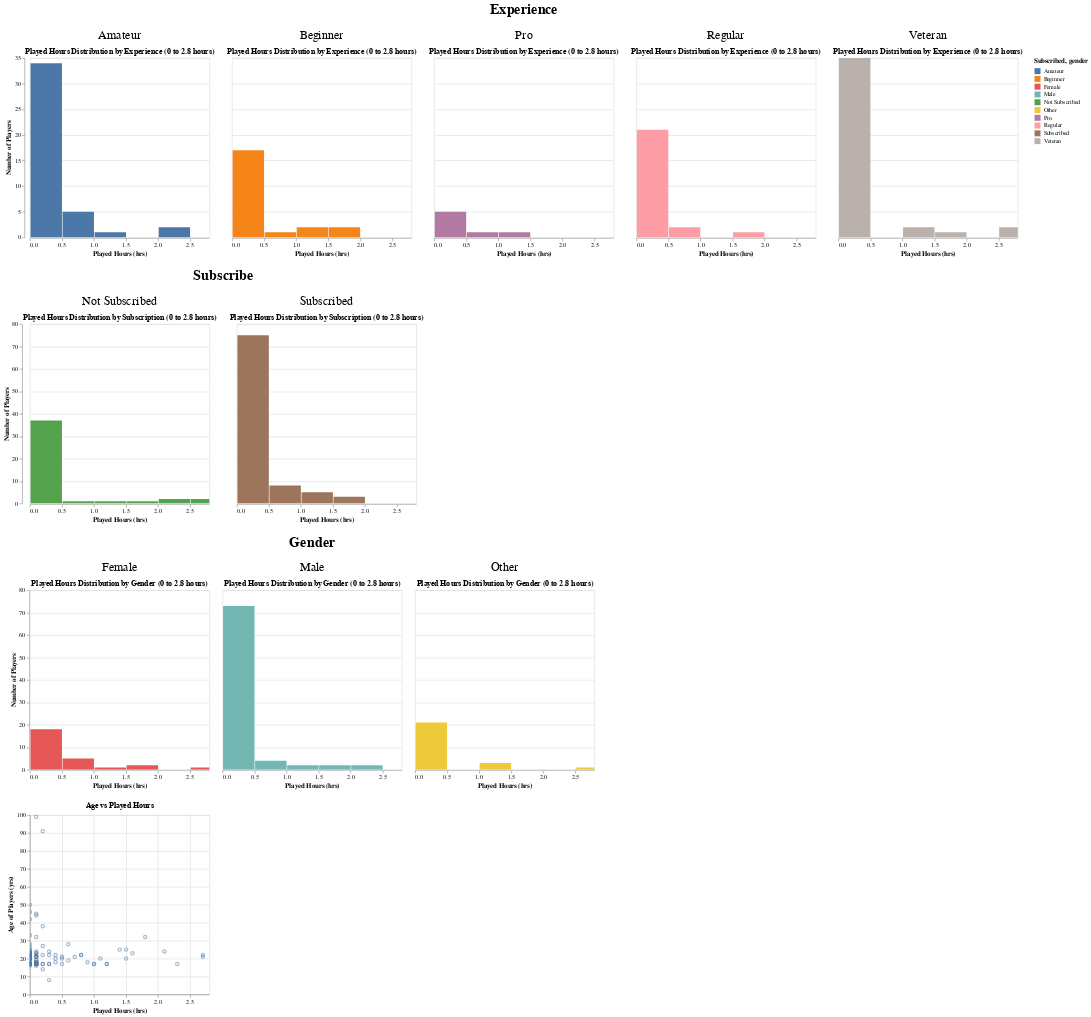

Notebook code for this chart:
### Markdown cell above
## Experience
Across all experience levels: Amateur, Beginner, Pro, Regular, and Veteran, the histograms show a similar pattern: **most players record very few hours**, while only a handful log **extremely high playtime**.  
Even though we might expect more experienced players to play longer, the distributions are all dominated by a **large spike near 0–5 hours**, followed by a **long tail extending out toward 200+ hours**.  
Because these long-tail values stretch the x-axis, **differences between experience groups become hard to distinguish**, as most of the meaningful variation happens in the first few hours of play.

## Subscription Status
Both Subscribed and Not Subscribed players show the same issue: a **very high concentration of people with low playtime**. Subscribed players appear to have slightly more individuals with **high playtime (e.g., >100 hours)**, but the overall shape still shows that **most people cluster close to zero**.  
Again, the stretched x-axis caused by a small number of extreme players makes it difficult to visually compare the two groups within the range where **most of the data actually lies**.

## Gender
When splitting by gender—Female, Male, and Other—the same pattern appears:  
**Most players in each gender category log only a few hours**  
A **very small number of players produce long right tails**  
This makes it tricky to identify whether any gender meaningfully differs in average playtime because the **outliers dominate the scale**, compressing the main distribution toward the left of each plot.

## Age
The scatterplot of Age vs. Played Hours also shows **heavy right-skew**. Across all ages, the **majority of players are near the bottom of the y-axis (close to zero hours)**, with just a few individuals playing **extremely large amounts**.  
Because these outliers stretch the axis, it becomes difficult to see whether **age genuinely relates to playtime in the low-hour range**, where almost all players fall.

## Why We Needed to Zoom In
Across all variables, the range of played hours is dominated by a **small number of extreme high-hour players**. This causes the x-axes to stretch across **0–240+ hours**, despite nearly all observations sitting **between 0–5 hours**. As a result, the plots show a **large spike at the left** and almost no visible detail within the range where **most players actually fall**.  
To address this, in the next step of our analysis we calculated the **75th percentile of played hours** and narrowed the plots to **0 up to that cutoff**, allowing us to more clearly examine how **experience, subscription, gender, and age relate to playtime** among the majority of the dataset.

### Code cell
# Experience facet (Zoomed - It was very hard to see trends from the above plots, so the plots below were created which are 'zoomed in' to the 90% quantile of data, which was found above)
chart_exp_zoom = (
    alt.Chart(player_training)
    .mark_bar(clip=True)
    .encode(
        x=alt.X('played_hours:Q',
                bin=alt.Bin(maxbins=500),
                scale=alt.Scale(domain=[0, 2.8]),   
                title='Played Hours (hrs)',),
        y=alt.Y('count()', title='Number of Players'),
        color='experience:N'
    )
    .properties(title='Played Hours Distribution by Experience (0 to 2.8 hours)')
    .facet(column=alt.Column('experience:N',title='Experience'))
)

# Subscribe facet (zoomed)
chart_sub_zoom = (
    alt.Chart(player_training)
    .mark_bar(clip=True)
    .encode(
        x=alt.X('played_hours:Q',
                bin=alt.Bin(maxbins=500),
                scale=alt.Scale(domain=[0, 2.8]), 
                title='Played Hours (hrs)'),
        y=alt.Y('count()', title='Number of Players'),
        color=alt.Color('subscribe:N').title("Subscribed")
    )
    .properties(title='Played Hours Distribution by Subscription (0 to 2.8 hours)')
    .facet(column=alt.Column('subscribe:N',title='Subscribe'))
)

chart_gen_zoom = (
    alt.Chart(player_training)
    .mark_bar(clip=True)
    .encode(
        x=alt.X('played_hours:Q',
                bin=alt.Bin(maxbins=500),
                scale=alt.Scale(domain=[0, 2.8]), 
                title='Played Hours (hrs)'),
        y=alt.Y('count()', title='Number of Players'),
        color=alt.Color('gender:N').title("gender")
    )
    .properties(title='Played Hours Distribution by Gender (0 to 2.8 hours)')
    .facet(column=alt.Column('gender:N',title='Gender'))
)

#Age vs Played-Hours Scatter Plot
chart_age_zoom = (
    alt.Chart(player_training)
    .mark_point(clip=True, opacity=0.5)
    .encode(
        x=alt.X(
            'played_hours:Q',
            title='Played Hours (hrs)',
            scale=alt.Scale(domain=[0, 2.8])
        ),
        y=alt.Y('age:Q', title='Age of Players (yrs)')
    )
    .properties(
        title='Age vs Played Hours'
    )
)

(chart_exp_zoom & chart_sub_zoom & chart_gen_zoom & chart_age_zoom).configure_header(
    labelFontSize=20,
    titleFontSize=24
)

### Figure 1 — Vega-Lite specification as saved in the notebook (floating-point values rounded to 4 significant figures; data arrays with more than 128 entries replaced by an {"elided": "..."} marker saying what was removed)
{"config": {"view": {"continuousWidth": 300, "continuousHeight": 300}, "header": {"labelFontSize": 20, "titleFontSize": 24}}, "vconcat": [{"facet": {"column": {"field": "experience", "title": "Experience", "type": "nominal"}}, "spec": {"mark": {"type": "bar", "clip": true}, "encoding": {"color": {"field": "experience", "type": "nominal"}, "x": {"bin": {"maxbins": 500}, "field": "played_hours", "scale": {"domain": [0, 2.8]}, "title": "Played Hours (hrs)", "type": "quantitative"}, "y": {"aggregate": "count", "title": "Number of Players", "type": "quantitative"}}, "title": "Played Hours Distribution by Experience (0 to 2.8 hours)"}}, {"facet": {"column": {"field": "subscribe", "title": "Subscribe", "type": "nominal"}}, "spec": {"mark": {"type": "bar", "clip": true}, "encoding": {"color": {"field": "subscribe", "title": "Subscribed", "type": "nominal"}, "x": {"bin": {"maxbins": 500}, "field": "played_hours", "scale": {"domain": [0, 2.8]}, "title": "Played Hours (hrs)", "type": "quantitative"}, "y": {"aggregate": "count", "title": "Number of Players", "type": "quantitative"}}, "title": "Played Hours Distribution by Subscription (0 to 2.8 hours)"}}, {"facet": {"column": {"field": "gender", "title": "Gender", "type": "nominal"}}, "spec": {"mark": {"type": "bar", "clip": true}, "encoding": {"color": {"field": "gender", "title": "gender", "type": "nominal"}, "x": {"bin": {"maxbins": 500}, "field": "played_hours", "scale": {"domain": [0, 2.8]}, "title": "Played Hours (hrs)", "type": "quantitative"}, "y": {"aggregate": "count", "title": "Number of Players", "type": "quantitative"}}, "title": "Played Hours Distribution by Gender (0 to 2.8 hours)"}}, {"mark": {"type": "point", "clip": true, "opacity": 0.5}, "encoding": {"x": {"field": "played_hours", "scale": {"domain": [0, 2.8]}, "title": "Played Hours (hrs)", "type": "quantitative"}, "y": {"field": "age", "title": "Age of Players (yrs)", "type": "quantitative"}}, "title": "Age vs Played Hours"}], "data": {"name": "data-48f92a76c34b898d99b1651de141db41"}, "$schema": "https://vega.github.io/schema/vega-lite/v5.20.1.json", "datasets": {"data-48f92a76c34b898d99b1651de141db41": {"elided": "147 records"}}}
